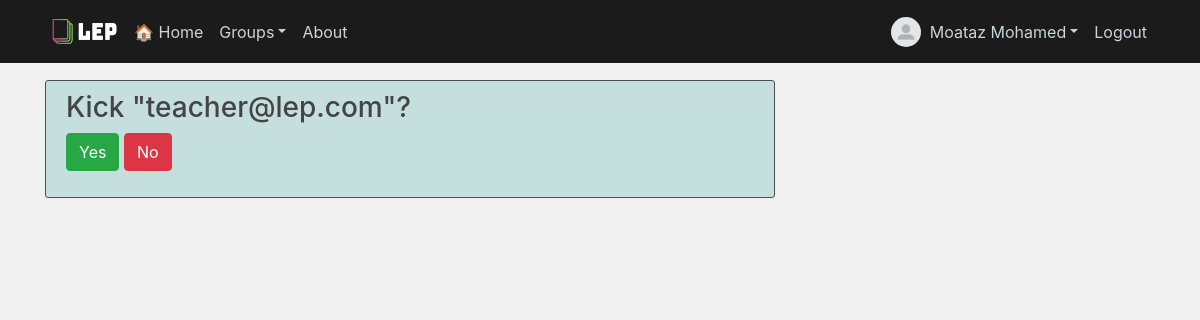
The app's page /group/LEP/kick/teacher@lep.com/ (signed in) with its own data.
### accounts/models.py (models this page shows, shortened)
class User(AbstractBaseUser):
    image        = models.ImageField(default='default.jpg', upload_to='profile_pics')
    email        = models.EmailField(max_length=255,unique=True)
    first_name   = models.CharField(max_length=30)
    last_name    = models.CharField(max_length=30)
    account_types = [
    ('student', 'Student'),
    ('teacher', 'Teacher'),
    ('manager', 'Manager') ]
    account_type = models.CharField(choices=account_types, max_length=7)
    active       = models.BooleanField(default=True)
    staff        = models.BooleanField(default=False)
    admin        = models.BooleanField(default=False)
    no_of_groups = models.IntegerField(default=0)
    USERNAME_FIELD  = 'email'
    REQUIRED_FIELDS = []
    def get_full_name(self):
        full_name = self.first_name + ' ' + self.last_name
        return full_name
    def __str__(self):
        return self.email
    objects = UserManager()

### groups/views.py (the view, shortened to what this page needs)
# urls.py: path('group/<name>/kick/<user>/', group_kick_view, name='group-kick'),
@login_required
def group_kick_view(request, name, user):
    group_obj = Group.objects.get(group_name=name)
    member_obj = User.objects.get(email=user)
    group_name = group_obj.group_name
    user = get_user_model()
    context = {
        'object' : group_obj,
        'group_name' : group_name,
        'member' : member_obj
    }
    return render(request, 'groups/group-kick.html', context)

### groups/templates/groups/group-kick.html (shortened to what this page needs)
{% extends 'main/base.html' %}
{% load crispy_forms_tags %}
{% block content %}
<div class="content-section">
    <form method="POST"> {% csrf_token %}
        <div class="form-group">
            <h3>Kick "{{ member }}"?</h3>
            <button class="btn btn-success" type="submit">Yes</button>
            <a class="btn btn-danger" href="../../">No</a>
        </div>
    </form>
</div>
{% endblock content %}

### main/templates/main/base.html (shortened to what this page needs)
{% load static %}
<!DOCTYPE html>
<html>
    <head>
        <link rel="stylesheet" href="https://maxcdn.bootstrapcdn.com/bootstrap/4.0.0/css/bootstrap.min.css">
        <link rel="stylesheet" href="https://use.fontawesome.com/releases/v5.0.10/css/all.css">
        <link rel="stylesheet" href="https://cdn.jsdelivr.net/npm/bootstrap@4.5.3/dist/css/bootstrap.min.css">
        <link rel="stylesheet" type="text/css" href="{% static 'main/main.css' %}">
        <link rel="stylesheet" type="text/css" href="{% static 'main/checkbox.css' %}">
    </head>
<body>
    <header class="site-header">
      <nav class="navbar navbar-expand-md navbar-dark bg-steel fixed-top">
        <div class="container">
          <img class="logo" src="/media/logo/lep_logo2.png">
          <div class="collapse navbar-collapse" id="navbarToggle">
            <div class="navbar-nav mr-auto">
              <a class="nav-item nav-link" href="{% url 'home-page' %}">🏠 Home</a>
              <li class="nav-item dropdown">
                <a class="nav-link dropdown-toggle" id="navbarDropdown" role="button" data-toggle="dropdown" aria-haspopup="true" aria-expanded="false">Groups</a>
              </li>
              <a class="nav-item nav-link" href="{% url 'about' %}">About</a>
            </div>
            <div class="navbar-nav">
              {% if user.is_authenticated %}
                <img class="rounded-circle profile-img" src="{{ user.image.url }}">
                <li class="nav-item dropdown">
                  <a class="nav-link dropdown-toggle" id="profileDropdown" role="button" data-toggle="dropdown" aria-haspopup="true" aria-expanded="false">{{ user.get_full_name }}</a>
                </li>
                <a class="nav-item nav-link" href="{% url 'logout' %}">Logout</a>
              {% else %}
                <a class="nav-item nav-link" href="{% url 'login' %}">Login</a>
                <a class="nav-item nav-link" href="{% url 'register' %}">Register</a>
              {% endif %}
            </div>
          </div>
        </div>
      </nav>
    </header>
    <main role="main" class="container">
      <div class="row">
        <div class="col-md-8">
          {% block content %}{% endblock %}
        </div>
      </div>
    </main>
  </body>
</html>

### main/static/main/main.css (style rules this page uses)
body { background: #f0f0f0; color: #333333; margin-top: 5rem; }
h1, h2, h3, h4, h5, h6 { color: #444444; }
.bg-steel { background-color: #1b1b1b; }
.site-header .navbar-nav .nav-link { color: #cbd5db; }
.content-section { background: #c5dfdf; padding: 10px 20px; border: 1px solid #4e4e4e; border-radius: 3px; margin-bottom: 20px; }
.profile-img { height: 30px; width: 30px; margin-top: 5px; margin-right: 1px; margin-bottom: 1px; }
.logo { height: 45px; width: 80px; margin-top: 1px; margin-right: 1px; margin-bottom: 1px; }
a { color: #17a2b8; }

### records on screen
User: image (placeholder picture), get_full_name "Moataz Mohamed"
User: email "teacher@lep.com"
